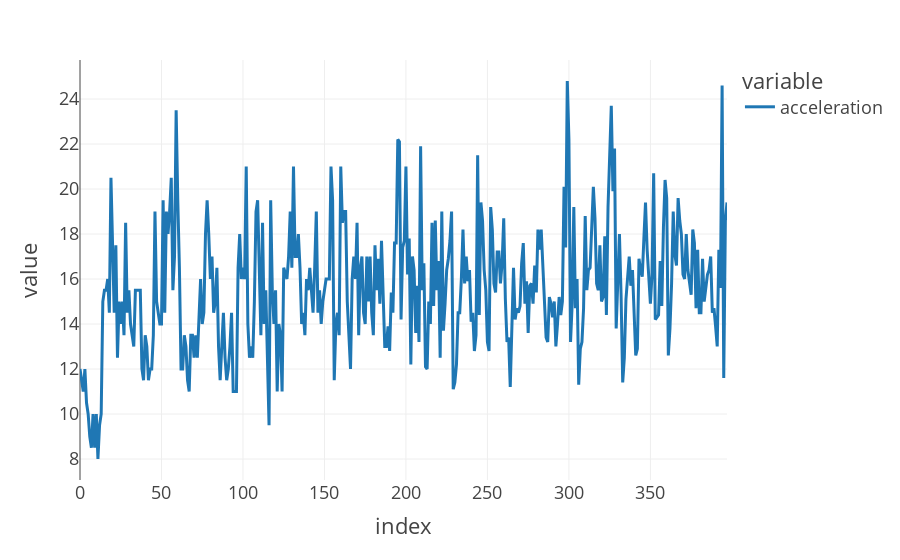

The cell this chart's notebook holds for it:
### Code cell
# acceleration
px.line(df.acceleration,template='presentation')

### Figure 1 — Plotly figure (JSON) as saved in the notebook; plotly's stock layout.template omitted (floating-point values rounded to 4 significant figures; data arrays with more than 128 entries replaced by an {"elided": "..."} marker saying what was removed)
{"data": [{"hovertemplate": "variable=acceleration<br>index=%{x}<br>value=%{y}<extra></extra>", "legendgroup": "acceleration", "line": {"color": "#1F77B4", "dash": "solid"}, "marker": {"symbol": "circle"}, "mode": "lines", "name": "acceleration", "orientation": "v", "showlegend": true, "type": "scatter", "x": {"elided": "392 int values"}, "xaxis": "x", "y": {"elided": "392 float values"}, "yaxis": "y"}], "layout": {"legend": {"title": {"text": "variable"}, "tracegroupgap": 0}, "margin": {"t": 60}, "xaxis": {"anchor": "y", "domain": [0, 1], "title": {"text": "index"}}, "yaxis": {"anchor": "x", "domain": [0, 1], "title": {"text": "value"}}}}
